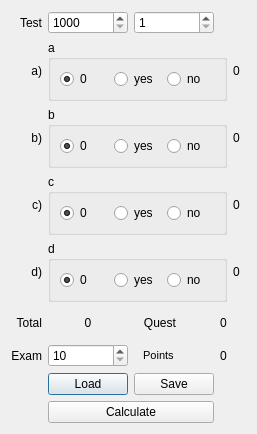
<?xml version="1.0" encoding="UTF-8"?>
<ui version="4.0">
 <class>utc</class>
 <widget class="QDialog" name="utc">
  <property name="geometry">
   <rect>
    <x>0</x>
    <y>0</y>
    <width>257</width>
    <height>434</height>
   </rect>
  </property>
  <property name="minimumSize">
   <size>
    <width>0</width>
    <height>0</height>
   </size>
  </property>
  <property name="windowTitle">
   <string>Test checker, v.1.2, 8.06.2015</string>
  </property>
  <layout class="QGridLayout" name="gridLayout">
   <item row="2" column="1">
    <widget class="QLabel" name="label_a">
     <property name="text">
      <string>a)</string>
     </property>
     <property name="alignment">
      <set>Qt::AlignRight|Qt::AlignTrailing|Qt::AlignVCenter</set>
     </property>
    </widget>
   </item>
   <item row="2" column="3" colspan="3">
    <widget class="QGroupBox" name="groupBox_a">
     <property name="minimumSize">
      <size>
       <width>138</width>
       <height>0</height>
      </size>
     </property>
     <property name="title">
      <string>a</string>
     </property>
     <layout class="QGridLayout" name="gridLayout_2">
      <item row="0" column="0">
       <widget class="QRadioButton" name="a0">
        <property name="text">
         <string>0</string>
        </property>
        <property name="checked">
         <bool>true</bool>
        </property>
       </widget>
      </item>
      <item row="0" column="1">
       <widget class="QRadioButton" name="a1">
        <property name="text">
         <string>yes</string>
        </property>
       </widget>
      </item>
      <item row="0" column="2">
       <widget class="QRadioButton" name="a2">
        <property name="text">
         <string>no</string>
        </property>
       </widget>
      </item>
     </layout>
    </widget>
   </item>
   <item row="3" column="1">
    <widget class="QLabel" name="label_b">
     <property name="text">
      <string>b)</string>
     </property>
     <property name="alignment">
      <set>Qt::AlignRight|Qt::AlignTrailing|Qt::AlignVCenter</set>
     </property>
    </widget>
   </item>
   <item row="3" column="3" colspan="3">
    <widget class="QGroupBox" name="groupBox_b">
     <property name="minimumSize">
      <size>
       <width>138</width>
       <height>0</height>
      </size>
     </property>
     <property name="title">
      <string>b</string>
     </property>
     <layout class="QGridLayout" name="gridLayout_3">
      <item row="0" column="0">
       <widget class="QRadioButton" name="b0">
        <property name="text">
         <string>0</string>
        </property>
        <property name="checked">
         <bool>true</bool>
        </property>
       </widget>
      </item>
      <item row="0" column="1">
       <widget class="QRadioButton" name="b1">
        <property name="text">
         <string>yes</string>
        </property>
       </widget>
      </item>
      <item row="0" column="2">
       <widget class="QRadioButton" name="b2">
        <property name="text">
         <string>no</string>
        </property>
       </widget>
      </item>
     </layout>
    </widget>
   </item>
   <item row="4" column="1">
    <widget class="QLabel" name="label_c">
     <property name="text">
      <string>c)</string>
     </property>
     <property name="alignment">
      <set>Qt::AlignRight|Qt::AlignTrailing|Qt::AlignVCenter</set>
     </property>
    </widget>
   </item>
   <item row="4" column="3" colspan="3">
    <widget class="QGroupBox" name="groupBox_c">
     <property name="minimumSize">
      <size>
       <width>144</width>
       <height>0</height>
      </size>
     </property>
     <property name="title">
      <string>c</string>
     </property>
     <layout class="QGridLayout" name="gridLayout_4">
      <item row="0" column="0">
       <widget class="QRadioButton" name="c0">
        <property name="text">
         <string>0</string>
        </property>
        <property name="checked">
         <bool>true</bool>
        </property>
       </widget>
      </item>
      <item row="0" column="1">
       <widget class="QRadioButton" name="c1">
        <property name="text">
         <string>yes</string>
        </property>
       </widget>
      </item>
      <item row="0" column="2">
       <widget class="QRadioButton" name="c2">
        <property name="minimumSize">
         <size>
          <width>35</width>
          <height>0</height>
         </size>
        </property>
        <property name="text">
         <string>no</string>
        </property>
       </widget>
      </item>
     </layout>
    </widget>
   </item>
   <item row="5" column="1">
    <widget class="QLabel" name="label_d">
     <property name="text">
      <string>d)</string>
     </property>
     <property name="alignment">
      <set>Qt::AlignRight|Qt::AlignTrailing|Qt::AlignVCenter</set>
     </property>
    </widget>
   </item>
   <item row="5" column="3" colspan="3">
    <widget class="QGroupBox" name="groupBox_d">
     <property name="minimumSize">
      <size>
       <width>138</width>
       <height>0</height>
      </size>
     </property>
     <property name="title">
      <string>d</string>
     </property>
     <layout class="QGridLayout" name="gridLayout_5">
      <item row="0" column="0">
       <widget class="QRadioButton" name="d0">
        <property name="text">
         <string>0</string>
        </property>
        <property name="checked">
         <bool>true</bool>
        </property>
       </widget>
      </item>
      <item row="0" column="1">
       <widget class="QRadioButton" name="d1">
        <property name="text">
         <string>yes</string>
        </property>
       </widget>
      </item>
      <item row="0" column="2">
       <widget class="QRadioButton" name="d2">
        <property name="text">
         <string>no</string>
        </property>
       </widget>
      </item>
     </layout>
    </widget>
   </item>
   <item row="0" column="1">
    <widget class="QLabel" name="num_question">
     <property name="text">
      <string>Test</string>
     </property>
     <property name="alignment">
      <set>Qt::AlignRight|Qt::AlignTrailing|Qt::AlignVCenter</set>
     </property>
    </widget>
   </item>
   <item row="0" column="3">
    <widget class="QSpinBox" name="test_no">
     <property name="minimum">
      <number>1000</number>
     </property>
     <property name="maximum">
      <number>9999</number>
     </property>
     <property name="value">
      <number>1000</number>
     </property>
    </widget>
   </item>
   <item row="6" column="1">
    <widget class="QLabel" name="label">
     <property name="text">
      <string>Total</string>
     </property>
     <property name="alignment">
      <set>Qt::AlignRight|Qt::AlignTrailing|Qt::AlignVCenter</set>
     </property>
    </widget>
   </item>
   <item row="6" column="3">
    <widget class="QLabel" name="total">
     <property name="sizePolicy">
      <sizepolicy hsizetype="Preferred" vsizetype="Preferred">
       <horstretch>30</horstretch>
       <verstretch>0</verstretch>
      </sizepolicy>
     </property>
     <property name="text">
      <string>0</string>
     </property>
     <property name="alignment">
      <set>Qt::AlignCenter</set>
     </property>
    </widget>
   </item>
   <item row="6" column="5">
    <widget class="QLabel" name="quest">
     <property name="sizePolicy">
      <sizepolicy hsizetype="Fixed" vsizetype="Preferred">
       <horstretch>30</horstretch>
       <verstretch>0</verstretch>
      </sizepolicy>
     </property>
     <property name="maximumSize">
      <size>
       <width>26</width>
       <height>16777215</height>
      </size>
     </property>
     <property name="text">
      <string>0</string>
     </property>
    </widget>
   </item>
   <item row="6" column="4">
    <widget class="QLabel" name="label_3">
     <property name="text">
      <string>   Quest</string>
     </property>
    </widget>
   </item>
   <item row="8" column="1">
    <widget class="QLabel" name="label_2">
     <property name="text">
      <string>Exam</string>
     </property>
     <property name="alignment">
      <set>Qt::AlignRight|Qt::AlignTrailing|Qt::AlignVCenter</set>
     </property>
    </widget>
   </item>
   <item row="8" column="3">
    <widget class="QSpinBox" name="exam_max">
     <property name="minimum">
      <number>10</number>
     </property>
    </widget>
   </item>
   <item row="0" column="6">
    <spacer name="horizontalSpacer">
     <property name="orientation">
      <enum>Qt::Horizontal</enum>
     </property>
     <property name="sizeHint" stdset="0">
      <size>
       <width>40</width>
       <height>20</height>
      </size>
     </property>
    </spacer>
   </item>
   <item row="2" column="6">
    <widget class="QLabel" name="aplus">
     <property name="text">
      <string>0</string>
     </property>
    </widget>
   </item>
   <item row="3" column="6">
    <widget class="QLabel" name="bplus">
     <property name="text">
      <string>0</string>
     </property>
    </widget>
   </item>
   <item row="4" column="6">
    <widget class="QLabel" name="cplus">
     <property name="text">
      <string>0</string>
     </property>
    </widget>
   </item>
   <item row="5" column="6">
    <widget class="QLabel" name="dplus">
     <property name="text">
      <string>0</string>
     </property>
    </widget>
   </item>
   <item row="9" column="3">
    <widget class="QPushButton" name="load">
     <property name="text">
      <string>Load</string>
     </property>
    </widget>
   </item>
   <item row="0" column="4">
    <widget class="QSpinBox" name="quest_no">
     <property name="minimum">
      <number>1</number>
     </property>
    </widget>
   </item>
   <item row="9" column="4">
    <widget class="QPushButton" name="save">
     <property name="text">
      <string>Save</string>
     </property>
    </widget>
   </item>
   <item row="8" column="5">
    <widget class="QLabel" name="exam">
     <property name="text">
      <string>0</string>
     </property>
    </widget>
   </item>
   <item row="8" column="4">
    <widget class="QLabel" name="label_4">
     <property name="text">
      <string>&lt;!DOCTYPE HTML PUBLIC &quot;-//W3C//DTD HTML 4.0//EN&quot; &quot;http://www.w3.org/TR/REC-html40/strict.dtd&quot;&gt;
&lt;html&gt;&lt;head&gt;&lt;meta name=&quot;qrichtext&quot; content=&quot;1&quot; /&gt;&lt;style type=&quot;text/css&quot;&gt;
p, li { white-space: pre-wrap; }
&lt;/style&gt;&lt;/head&gt;&lt;body style=&quot; font-family:'MS Shell Dlg 2'; font-size:8.25pt; font-weight:400; font-style:normal;&quot;&gt;
&lt;p style=&quot; margin-top:0px; margin-bottom:0px; margin-left:0px; margin-right:0px; -qt-block-indent:0; text-indent:0px;&quot;&gt;&lt;span style=&quot; font-size:8pt;&quot;&gt;   Points&lt;/span&gt;&lt;/p&gt;&lt;/body&gt;&lt;/html&gt;</string>
     </property>
    </widget>
   </item>
   <item row="10" column="3" colspan="2">
    <widget class="QPushButton" name="calc">
     <property name="text">
      <string>Calculate</string>
     </property>
    </widget>
   </item>
  </layout>
 </widget>
 <resources/>
 <connections/>
</ui>
